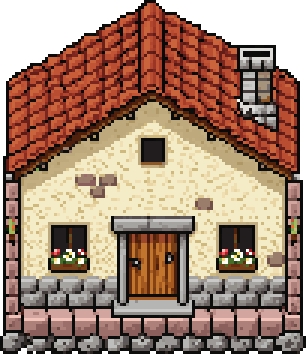
#> input picture tools/tierra_viva/pl/obj3/house.png, 102 x 118 px (shown 3 times larger)
$ python village.py
#> lines starting #> are read from the running program, lines starting #| are printed output that depends on the picture
### tools/tierra_viva/px.py
"""Herramientas de pixel art: lienzos, rejillas de caracteres, contorno selectivo y
sombreado por volumen para sprites construidos con formas."""
import numpy as np
from PIL import Image
from scipy.ndimage import distance_transform_edt, gaussian_filter
from pal import P, h

_ALL = [(name, ramp) for name, ramp in P.items()]
_DARK = {}
for name, ramp in _ALL:
    for i, c in enumerate(ramp):
        _DARK.setdefault(c[:3], (name, i))


def new(w, hgt):
    return np.zeros((hgt, w, 4), np.uint8)


# [32 lines left out: functions col, grid, blit, not called in this run]


def mask(img):
    return img[..., 3] > 0


# [66 lines left out: functions darker, outline, shade, not called in this run]


def ellipse(W, H, cx, cy, rx, ry):
    yy, xx = np.mgrid[0:H, 0:W]
    return ((xx + 0.5 - cx) / rx) ** 2 + ((yy + 0.5 - cy) / ry) ** 2 <= 1.0


# [5 lines left out: function poly, not called in this run]


def to_pil(img):
    return Image.fromarray(img, 'RGBA')


# [24 lines left out: functions save, sheet, not called in this run]

### tools/tierra_viva/font.py
"""Fuente «Brote»: pixel art proporcional, mayúsculas de 7 px, minúsculas de 5 px,
descendentes de 2 px y tildes. Exporta BMFont (.fnt + .png) para Godot y TTF/WOFF2 para web."""
import sys
from PIL import Image

U = {
'A': '.###.|#...#|#...#|#####|#...#|#...#|#...#',
'B': '####.|#...#|#...#|####.|#...#|#...#|####.',
'C': '.###.|#...#|#....|#....|#....|#...#|.###.',
'D': '####.|#...#|#...#|#...#|#...#|#...#|####.',
'E': '#####|#....|#....|####.|#....|#....|#####',
'F': '#####|#....|#....|####.|#....|#....|#....',
'G': '.###.|#...#|#....|#.###|#...#|#...#|.####',
'H': '#...#|#...#|#...#|#####|#...#|#...#|#...#',
'I': '###|.#.|.#.|.#.|.#.|.#.|###',
'J': '..###|...#.|...#.|...#.|#..#.|#..#.|.##..',
'K': '#...#|#..#.|#.#..|##...|#.#..|#..#.|#...#',
'L': '#....|#....|#....|#....|#....|#....|#####',
'M': '#...#|##.##|#.#.#|#.#.#|#...#|#...#|#...#',
'N': '#...#|##..#|#.#.#|#..##|#...#|#...#|#...#',
'O': '.###.|#...#|#...#|#...#|#...#|#...#|.###.',
'P': '####.|#...#|#...#|####.|#....|#....|#....',
'Q': '.###.|#...#|#...#|#...#|#.#.#|#..#.|.##.#',
'R': '####.|#...#|#...#|####.|#.#..|#..#.|#...#',
'S': '.###.|#...#|#....|.###.|....#|#...#|.###.',
'T': '#####|..#..|..#..|..#..|..#..|..#..|..#..',
'U': '#...#|#...#|#...#|#...#|#...#|#...#|.###.',
'V': '#...#|#...#|#...#|#...#|.#.#.|.#.#.|..#..',
'W': '#...#|#...#|#...#|#.#.#|#.#.#|##.##|#...#',
'X': '#...#|#...#|.#.#.|..#..|.#.#.|#...#|#...#',
'Y': '#...#|#...#|.#.#.|..#..|..#..|..#..|..#..',
'Z': '#####|....#|...#.|..#..|.#...|#....|#####',
'a': '....|....|.##.|...#|.###|#..#|.###',
'b': '#...|#...|###.|#..#|#..#|#..#|###.',
'c': '....|....|.##.|#..#|#...|#..#|.##.',
'd': '...#|...#|.###|#..#|#..#|#..#|.###',
'e': '....|....|.##.|#..#|####|#...|.###',
'f': '.##|#..|###|#..|#..|#..|#..',
'g': '....|....|.###|#..#|#..#|#..#|.###|...#|.##.',
'h': '#...|#...|###.|#..#|#..#|#..#|#..#',
'i': '#|.|#|#|#|#|#',
'j': '..#|...|..#|..#|..#|..#|..#|#.#|.#.',
'k': '#...|#...|#..#|#.#.|##..|#.#.|#..#',
'l': '#.|#.|#.|#.|#.|#.|.#',
'm': '.....|.....|####.|#.#.#|#.#.#|#.#.#|#.#.#',
'n': '....|....|###.|#..#|#..#|#..#|#..#',
'o': '....|....|.##.|#..#|#..#|#..#|.##.',
'p': '....|....|###.|#..#|#..#|#..#|###.|#...|#...',
'q': '....|....|.###|#..#|#..#|#..#|.###|...#|...#',
'r': '...|...|#.#|##.|#..|#..|#..',
's': '....|....|.###|#...|.##.|...#|###.',
't': '.#.|.#.|###|.#.|.#.|.#.|..#',
'u': '....|....|#..#|#..#|#..#|#..#|.###',
'v': '.....|.....|#...#|#...#|.#.#.|.#.#.|..#..',
'w': '.....|.....|#...#|#.#.#|#.#.#|#.#.#|.#.#.',
'x': '....|....|#..#|#..#|.##.|#..#|#..#',
'y': '....|....|#..#|#..#|#..#|#..#|.###|...#|.##.',
'z': '....|....|####|...#|.##.|#...|####',
'0': '.###.|#...#|#..##|#.#.#|##..#|#...#|.###.',
'1': '.#.|##.|.#.|.#.|.#.|.#.|###',
'2': '.###.|#...#|....#|...#.|..#..|.#...|#####',
'3': '####.|....#|....#|.###.|....#|....#|####.',
'4': '...#.|..##.|.#.#.|#..#.|#####|...#.|...#.',
'5': '#####|#....|####.|....#|....#|#...#|.###.',
'6': '.###.|#....|#....|####.|#...#|#...#|.###.',
'7': '#####|....#|...#.|..#..|..#..|..#..|..#..',
'8': '.###.|#...#|#...#|.###.|#...#|#...#|.###.',
'9': '.###.|#...#|#...#|.####|....#|....#|.###.',
'.': '.|.|.|.|.|.|#',
',': '..|..|..|..|..|.#|.#|#.',
':': '.|.|.|#|.|.|#',
';': '..|..|..|.#|..|..|.#|#.',
'!': '#|#|#|#|#|.|#',
'?': '.###.|#...#|....#|..##.|..#..|.....|..#..',
'¡': '.|.|#|.|#|#|#|#|#',
'¿': '.....|.....|..#..|.....|..#..|.##..|#....|#...#|.###.',
'-': '...|...|...|###|...|...|...',
'+': '...|...|.#.|###|.#.|...|...',
'=': '...|...|###|...|###|...|...',
'/': '..#|..#|.#.|.#.|.#.|#..|#..',
'(': '.#|#.|#.|#.|#.|#.|.#',
')': '#.|.#|.#|.#|.#|.#|#.',
'"': '#.#|#.#|...|...|...|...|...',
"'": '#|#|.|.|.|.|.',
'%': '##..#|##.#.|...#.|..#..|.#...|.#.##|#..##',
'*': '...|#.#|.#.|#.#|...|...|...',
'<': '...|..#|.#.|#..|.#.|..#|...',
'>': '...|#..|.#.|..#|.#.|#..|...',
'_': '....|....|....|....|....|....|####',
'~': '....|....|.#.#|#.#.|....|....|....',
'«': '.....|.....|..#.#|.#.#.|#.#..|.#.#.|..#.#',
'»': '.....|.....|#.#..|.#.#.|..#.#|.#.#.|#.#..',
'·': '.|.|.|#|.|.|.',
'°': '.#.|#.#|.#.|...|...|...|...',
'#': '.#.#.|#####|.#.#.|.#.#.|.#.#.|#####|.#.#.',
'&': '.##..|#..#.|.##..|.#...|#.#.#|#..#.|.##.#',
'[': '##|#.|#.|#.|#.|#.|##',
']': '##|.#|.#|.#|.#|.#|##',
'▶': '#...|##..|###.|####|###.|##..|#...',
'◀': '...#|..##|.###|####|.###|..##|...#',
'▼': '.....|.....|#####|.###.|..#..|.....|.....',
'▲': '.....|.....|..#..|.###.|#####|.....|.....',
'✓': '.....|....#|...##|#..#.|##.#.|.##..|..#..',
'✖': '.....|#...#|.#.#.|..#..|.#.#.|#...#|.....',
'♥': '.....|.#.#.|#####|#####|.###.|..#..|.....',
'★': '..#..|..#..|#####|.###.|.#.#.|#...#|.....',
}

ACUTE_CAP = ['..#', '.#.']
ACUTE_LOW = ['.#', '#.']


def with_accent(base, acc, low=True):
    rows = U[base].split('|')
    w = len(rows[0])
    off = (w - len(acc[0]) + 1) // 2
    acc_rows = [('.' * off + r).ljust(w, '.') for r in acc]
    return '|'.join(acc_rows + rows[2:])


ACC = {}
for b, a in zip('aeiou', 'áéíóú'):
    ACC[a] = with_accent(b, ACUTE_LOW, True)
ACC['ü'] = '|'.join(['#..#', '....'] + U['u'].split('|')[2:])
ACC['ñ'] = '|'.join(['.#.#', '#.#.'] + U['n'].split('|')[2:])
ACC['í'] = '.#|#.|.#|.#|.#|.#|.#'
CAP_ACC = {}
for b, a in zip('AEIOU', 'ÁÉÍÓÚ'):
    CAP_ACC[a] = (b, ['..#' if len(U[b].split('|')[0]) > 3 else '.#', '.#.' if len(U[b].split('|')[0]) > 3 else '#.'])
CAP_ACC['Ñ'] = ('N', ['.#.#', '#.#.'])
CAP_ACC['Ü'] = ('U', ['#...#', '.....'])

ROWS = 11      # 0-1 tildes de mayúscula, 2-8 cuerpo, 9-10 descendentes
BASE = 9       # línea base: filas 0-8 por encima
SPACE = 3


# [29 lines left out: function glyph_bitmap, not called in this run]


CHARS = sorted(set(list(U.keys()) + list(ACC.keys()) + list(CAP_ACC.keys()) + [' ']), key=ord)


# [118 lines left out: functions build, build_ttf, render, not called in this run]


def width(text):
    return sum((glyph_bitmap(c) or glyph_bitmap('?'))[0] + 1 for c in text) - 1


# [4 lines that do not run on import are left out]

### tools/tierra_viva/scene.py
"""Escenas de muestra a 640x360: mapa con objetos, personaje y piezas de interfaz."""
import numpy as np
from PIL import Image, ImageSequence
from pal import P
from px import new, col, blit
import world, ui, font

W, H = 640, 360


# [5 lines left out: function load, not called in this run]


def trim(a):
    ys, xs = np.where(a[..., 3] > 0)
    return a[ys.min():ys.max() + 1, xs.min():xs.max() + 1]


# [18 lines left out: function dialog, not called in this run]

### tools/tierra_viva/pal.py
"""Paleta maestra «Tierra Viva». Rampas de oscuro a claro, con desplazamiento de matiz:
las sombras viran a azul/violeta y las luces a amarillo, como en Minish Cap y Pokémon NB."""

def h(x):
    x = x.lstrip('#'); return (int(x[0:2],16), int(x[2:4],16), int(x[4:6],16), 255)

R = {
 # --- tinta y neutros
 'ink':     ['#14101c', '#231c2e', '#372b42'],
 'stone':   ['#2a2434', '#40384d', '#5c5268', '#7d7387', '#a198a8', '#c9c1cc', '#ece6ec'],
 # --- sano
 'grass':   ['#123a2e', '#1a5234', '#256e3a', '#358c3e', '#4fa645', '#7cc456', '#b5e073'],
 'leaf':    ['#0f2b26', '#174232', '#215c38', '#2f7a3c', '#48983f', '#74b84a', '#aad65e'],
 'dirt':    ['#3b2226', '#5a332c', '#7d4b35', '#a06741', '#c48a52', '#e0b070', '#f4d699'],
 'sand':    ['#8a6a4a', '#b08d5e', '#d1b077', '#e8cf98', '#f7ebc4'],
 'water':   ['#16244f', '#1b3c7a', '#2360a8', '#3489cc', '#56b3e6', '#92d9f4', '#dff7ff'],
 'wood':    ['#2e1a1e', '#4a2a26', '#6b3f2e', '#8f5a3a', '#b27a4c', '#d1a068'],
 'roofr':   ['#3a1426', '#5e1f30', '#8c2c3a', '#b8443f', '#dc6a4c', '#f29c6e'],
 'roofb':   ['#1a1d40', '#253366', '#2f4f94', '#3f75be', '#62a2dc', '#9ccdf0'],
 'wall':    ['#6b5a66', '#8f7d82', '#b5a598', '#d8cbb4', '#f2e8d2'],
 'skin':    ['#4a2228', '#7a3a34', '#b4654a', '#de9466', '#f5c08e', '#ffe2bc'],
 'flower':  ['#b0304f', '#e8566b', '#ff8fa3', '#ffd34e', '#fff3b0', '#8a6bd9', '#c3a8ff', '#ffffff'],
 # --- enfermo
 'drygrass':['#2a1f2a', '#3d2e2e', '#56432f', '#735c37', '#94783f', '#b39a52', '#cfbd70'],
 'deadleaf':['#1e1622', '#2f2229', '#46332e', '#61483a', '#7f6146', '#9c7d55'],
 'ash':     ['#221d29', '#342d3b', '#4a4252', '#645c6b', '#827a88', '#a39ca6', '#c7c1c6'],
 'oil':     ['#0b0812', '#15111f', '#221b30', '#302744', '#433757'],
 'sheen':   ['#5a3f8c', '#3f7f86', '#a3963f', '#c0577a'],
 'sludge':  ['#2f3a12', '#4f6418', '#77921f', '#a4c42c', '#d2ef5a'],
 'smog':    ['#4b3f4a', '#6e5d62', '#93807a', '#b8a594'],
 'rust':    ['#3a1a16', '#5e2a1e', '#8a4126', '#b5602f', '#d68a45'],
 'plastic': ['#2a4f6e', '#3f7fa8', '#7cc0e0', '#c9ecf7', '#e25a6a', '#f2c94c', '#ffffff'],
 # --- fuego y hielo
 'fire':    ['#3d0f14', '#7a1a16', '#c13a1c', '#ec6a24', '#ffa83a', '#ffe07a', '#fffbe0'],
 'ice':     ['#1d2c52', '#2c4c80', '#4a7fb4', '#7ab6df', '#b0e0f4', '#e4f8ff'],
 'gold':    ['#3a2412', '#6b4316', '#a6701c', '#d9a52a', '#f5d24a', '#fff1a0'],
 # --- acento eco: la purificación
 'eco':     ['#0f3b3f', '#14706a', '#20a88f', '#4fd8b0', '#9cf5d4', '#e2fff3'],
 # --- interfaz
 'ui':      ['#1d1a2b', '#2e2a42', '#4a4566', '#a49ec0', '#d8d3e8', '#f4f1fa', '#ffffff'],
 'paper':   ['#5b4a3c', '#8a7560', '#c9b694', '#e8dbbd', '#f8f1de'],
 'hp':      ['#2b8a3e', '#5ad06a', '#a8f08a', '#b8860b', '#f5c33b', '#a3261b', '#ee5840'],
}
P = {k: [h(c) for c in v] for k, v in R.items()}
CLEAR = (0, 0, 0, 0)

### tools/tierra_viva/village.py
import numpy as np
from PIL import Image
import maps, world, flora, scene, ui, px
from pal import P
HOUSE = np.array(Image.open('pl/obj3/house.png'))
#> HOUSE is the input picture: shape (118, 102, 4); mean R, G, B, A 130.1, 100.6, 82.4, 220.6
TREE = scene.trim(np.array(Image.open('pl/obj2/tree_clean.png')))
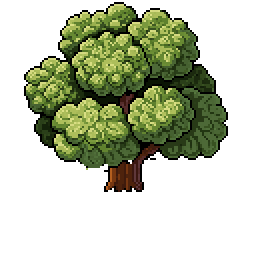
#> input picture tools/tierra_viva/pl/obj2/tree_clean.png, 128 x 128 px (shown 2 times larger)
#> in trim, `ys, xs = np.where(a[..., 3] > 0)`: ys = 6477 values from 1 to 95; xs = 6477 values, max 113 at index 4119, min 12 at index 2197, mean 62.57
#> in trim, `return a[ys.min():ys.max() + 1, xs.min():xs.max() + 1]`:
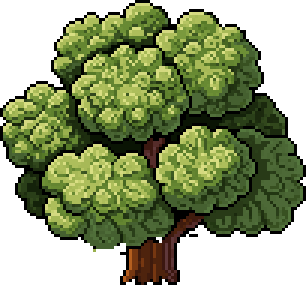
#> returned value: shape (95, 102, 4) (shown 3 times larger); mean of channels 0, 1, 2, 3 66.6, 79.1, 36.9, 170.4; transparent parts drawn white


def render(actors=(), sign=None, dialog=None):
    C = maps.valdehoja()
    img, lv = world.terrain(C, 'sano')
    img = img[:360].copy()
    objs = [(HOUSE, 70, 182, 90), (HOUSE, 196, 168, 90), (HOUSE, 360, 182, 90), (HOUSE[:, ::-1], 400, 350, 90)]
    for i, (x, y) in enumerate([(-50, 60), (560, 40), (600, 140), (-40, 300), (40, 372), (590, 330), (480, 70)]):
        t = TREE[:, ::-1] if i % 2 else TREE
        objs.append((t, x, y, 46))
    for i, (x, y) in enumerate([(60, 196), (176, 196), (300, 186), (470, 196), (150, 260), (360, 250)]):
        px.blit(img, flora.flowers(i), x, y - 16)
    for i, (x, y) in enumerate([(30, 198), (282, 190), (470, 206), (320, 352)]):
        objs.append((flora.bush('sano', seed=i), x, y, 12))
    objs += list(actors)
    world.place(img, objs)
    if sign:
        px.blit(img, ui.sign(*sign), 12, 12)
    if dialog:
        scene.dialog(img, *dialog)
    return img
